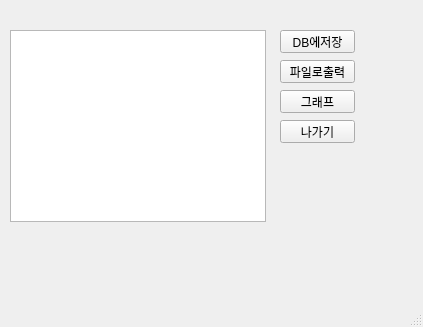
<?xml version="1.0" encoding="UTF-8"?>
<ui version="4.0">
 <class>MainWindow</class>
 <widget class="QMainWindow" name="MainWindow">
  <property name="geometry">
   <rect>
    <x>0</x>
    <y>0</y>
    <width>423</width>
    <height>327</height>
   </rect>
  </property>
  <property name="windowTitle">
   <string>MainWindow</string>
  </property>
  <widget class="QWidget" name="centralwidget">
   <widget class="QTableWidget" name="tableWidget">
    <property name="geometry">
     <rect>
      <x>10</x>
      <y>30</y>
      <width>256</width>
      <height>192</height>
     </rect>
    </property>
   </widget>
   <widget class="QPushButton" name="pushButton">
    <property name="geometry">
     <rect>
      <x>280</x>
      <y>30</y>
      <width>75</width>
      <height>23</height>
     </rect>
    </property>
    <property name="text">
     <string>DB에저장</string>
    </property>
   </widget>
   <widget class="QPushButton" name="pushButton_2">
    <property name="geometry">
     <rect>
      <x>280</x>
      <y>60</y>
      <width>75</width>
      <height>23</height>
     </rect>
    </property>
    <property name="text">
     <string>파일로출력</string>
    </property>
   </widget>
   <widget class="QPushButton" name="pushButton_3">
    <property name="geometry">
     <rect>
      <x>280</x>
      <y>90</y>
      <width>75</width>
      <height>23</height>
     </rect>
    </property>
    <property name="text">
     <string>그래프</string>
    </property>
   </widget>
   <widget class="QPushButton" name="pushButton_4">
    <property name="geometry">
     <rect>
      <x>280</x>
      <y>120</y>
      <width>75</width>
      <height>23</height>
     </rect>
    </property>
    <property name="text">
     <string>나가기</string>
    </property>
   </widget>
  </widget>
  <widget class="QMenuBar" name="menubar">
   <property name="geometry">
    <rect>
     <x>0</x>
     <y>0</y>
     <width>423</width>
     <height>21</height>
    </rect>
   </property>
  </widget>
  <widget class="QStatusBar" name="statusbar"/>
 </widget>
 <resources/>
 <connections/>
</ui>
